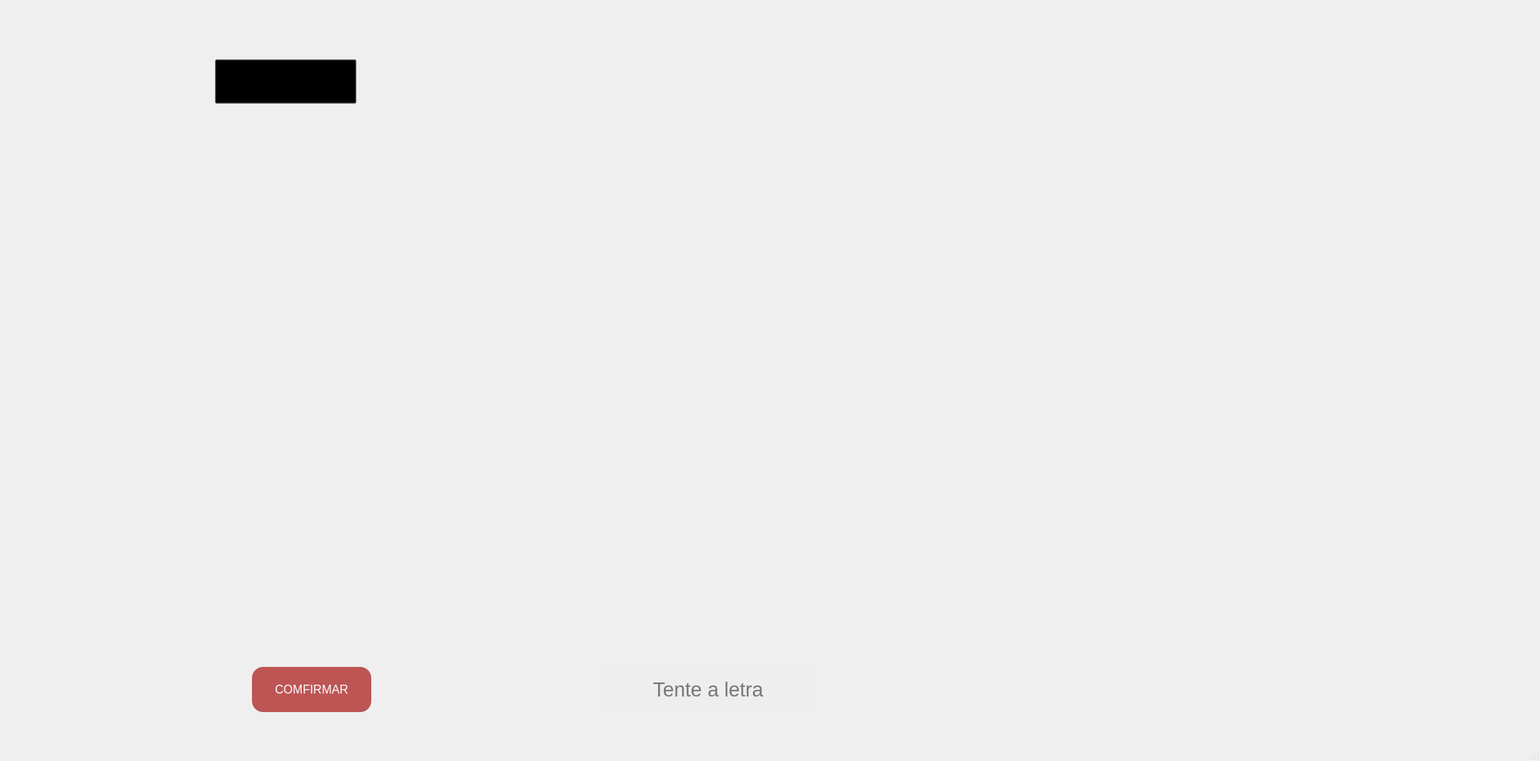
<?xml version="1.0" encoding="UTF-8"?>
<ui version="4.0">
 <class>MainWindow</class>
 <widget class="QMainWindow" name="MainWindow">
  <property name="geometry">
   <rect>
    <x>0</x>
    <y>0</y>
    <width>2078</width>
    <height>1027</height>
   </rect>
  </property>
  <property name="windowTitle">
   <string>MainWindow</string>
  </property>
  <widget class="QWidget" name="centralwidget">
   <widget class="QLabel" name="label">
    <property name="geometry">
     <rect>
      <x>220</x>
      <y>20</y>
      <width>1477</width>
      <height>967</height>
     </rect>
    </property>
    <property name="text">
     <string/>
    </property>
    <property name="pixmap">
     <pixmap>Forca_img/Rectangle 15.png</pixmap>
    </property>
   </widget>
   <widget class="QLabel" name="label_2">
    <property name="geometry">
     <rect>
      <x>0</x>
      <y>-20</y>
      <width>2078</width>
      <height>1027</height>
     </rect>
    </property>
    <property name="text">
     <string/>
    </property>
    <property name="pixmap">
     <pixmap>Forca_img/telafundo 1.png</pixmap>
    </property>
    <property name="scaledContents">
     <bool>true</bool>
    </property>
   </widget>
   <widget class="QPushButton" name="pushButton_4">
    <property name="geometry">
     <rect>
      <x>290</x>
      <y>80</y>
      <width>191</width>
      <height>60</height>
     </rect>
    </property>
    <property name="styleSheet">
     <string notr="true">background: transparent;</string>
    </property>
    <property name="text">
     <string/>
    </property>
    <property name="icon">
     <iconset>
      <normaloff>Forca_img/Component 2.png</normaloff>Forca_img/Component 2.png</iconset>
    </property>
    <property name="iconSize">
     <size>
      <width>191</width>
      <height>60</height>
     </size>
    </property>
   </widget>
   <widget class="QLabel" name="label_3">
    <property name="geometry">
     <rect>
      <x>860</x>
      <y>80</y>
      <width>341</width>
      <height>408</height>
     </rect>
    </property>
    <property name="text">
     <string/>
    </property>
    <property name="pixmap">
     <pixmap>Forca_img/01.png</pixmap>
    </property>
   </widget>
   <widget class="QLabel" name="label_4">
    <property name="geometry">
     <rect>
      <x>220</x>
      <y>690</y>
      <width>1471</width>
      <height>131</height>
     </rect>
    </property>
    <property name="font">
     <font>
      <family>Arial</family>
      <pointsize>24</pointsize>
     </font>
    </property>
    <property name="text">
     <string/>
    </property>
   </widget>
   <widget class="QLabel" name="label_5">
    <property name="geometry">
     <rect>
      <x>230</x>
      <y>630</y>
      <width>1461</width>
      <height>181</height>
     </rect>
    </property>
    <property name="text">
     <string/>
    </property>
   </widget>
   <widget class="QLineEdit" name="lineEdit">
    <property name="geometry">
     <rect>
      <x>810</x>
      <y>900</y>
      <width>291</width>
      <height>61</height>
     </rect>
    </property>
    <property name="font">
     <font>
      <pointsize>20</pointsize>
     </font>
    </property>
    <property name="styleSheet">
     <string notr="true">border: none;
border-radius: 15px;
background-color: rgb(238, 238, 238);
color: black;</string>
    </property>
    <property name="text">
     <string/>
    </property>
    <property name="alignment">
     <set>Qt::AlignCenter</set>
    </property>
    <property name="placeholderText">
     <string>Tente a letra</string>
    </property>
   </widget>
   <widget class="QPushButton" name="pushButton_2">
    <property name="geometry">
     <rect>
      <x>340</x>
      <y>900</y>
      <width>161</width>
      <height>61</height>
     </rect>
    </property>
    <property name="font">
     <font>
      <pointsize>12</pointsize>
     </font>
    </property>
    <property name="styleSheet">
     <string notr="true">border: none;
border-radius: 15px;
background-color: #BD5555;
color: white;</string>
    </property>
    <property name="text">
     <string>COMFIRMAR</string>
    </property>
   </widget>
   <zorder>label_2</zorder>
   <zorder>label</zorder>
   <zorder>pushButton_4</zorder>
   <zorder>label_3</zorder>
   <zorder>label_4</zorder>
   <zorder>label_5</zorder>
   <zorder>lineEdit</zorder>
   <zorder>pushButton_2</zorder>
  </widget>
  <widget class="QMenuBar" name="menubar">
   <property name="geometry">
    <rect>
     <x>0</x>
     <y>0</y>
     <width>2078</width>
     <height>21</height>
    </rect>
   </property>
  </widget>
  <widget class="QStatusBar" name="statusbar"/>
 </widget>
 <resources/>
 <connections/>
</ui>
